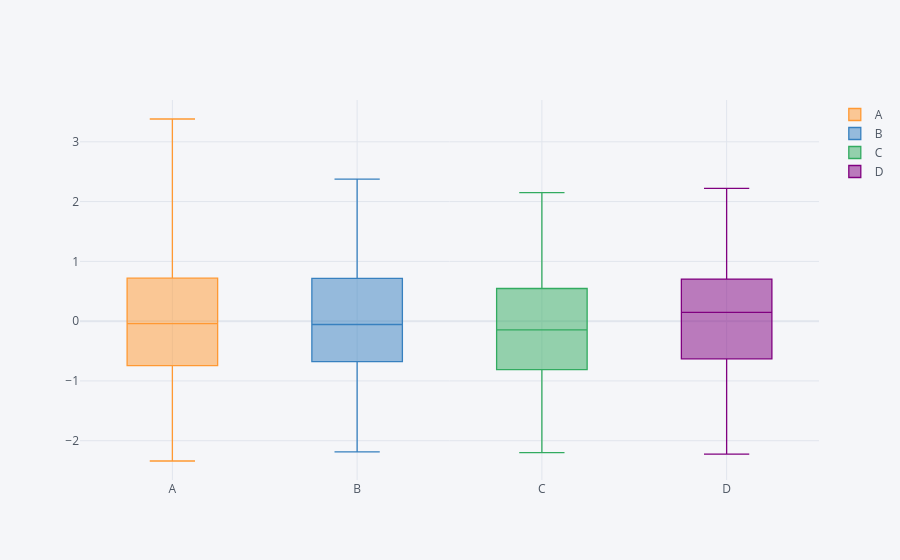

Notebook code for this chart:
### Code cell
dataFrame.iplot(kind='box')
